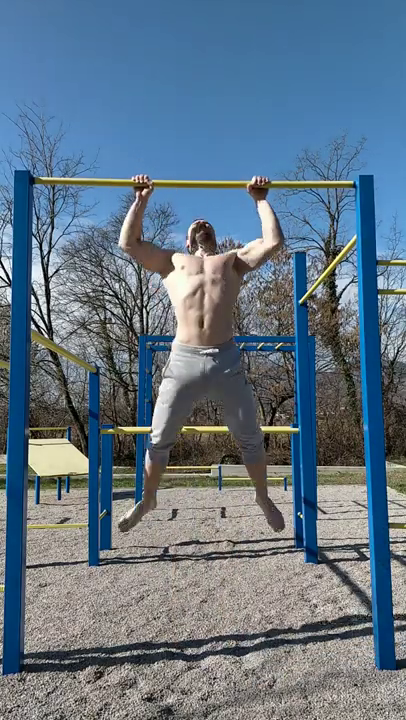
#> input picture frame 81 of pull_ups.mp4, 406 x 720 px, given in place of video5.mp4, which was not available
$ python flip_video.py
#> lines starting #> are read from the running program, lines starting #| are printed output that depends on the picture
import cv2

cap = cv2.VideoCapture('video5.mp4')
w = int(cap.get(3))
h = int(cap.get(4))
fourcc = cv2.VideoWriter_fourcc(*'MP4V')
out = cv2.VideoWriter('video5Flip.mp4', 0x7634706d,30.0,(int(w),int(h)))

while True:
    ret, frame = cap.read()
#> frame is the input picture: shape (720, 406, 3); mean B, G, R 133.9, 117.4, 98.2
    if ret:
        res = cv2.flip(frame, 1)
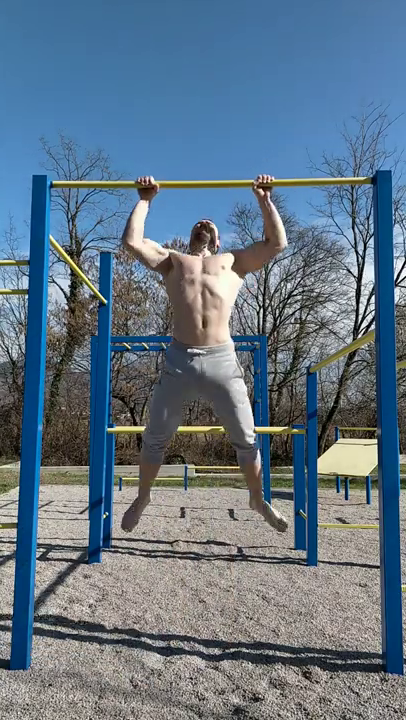
#> res: shape (720, 406, 3); mean B, G, R 133.9, 117.4, 98.2
        out.write(res)
    else:
        break

cv2.destroyAllWindows()

$ run again, starting later in the video
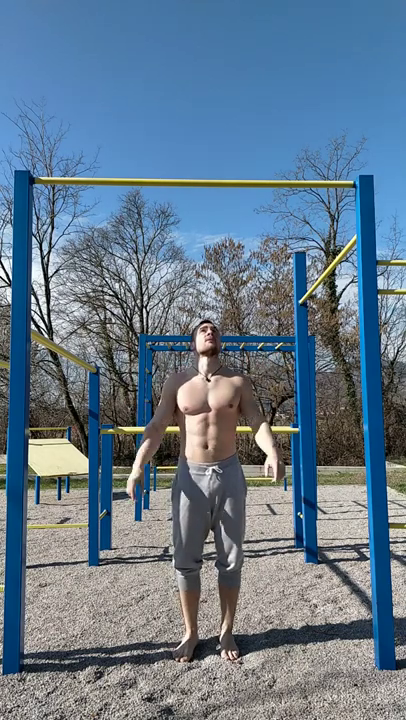
#> input picture frame 366 of pull_ups.mp4, 406 x 720 px, given in place of video5.mp4, which was not available
#> frame is the input picture: shape (720, 406, 3); mean B, G, R 140.9, 121.9, 100.7
#> `res = cv2.flip(frame, 1)`:
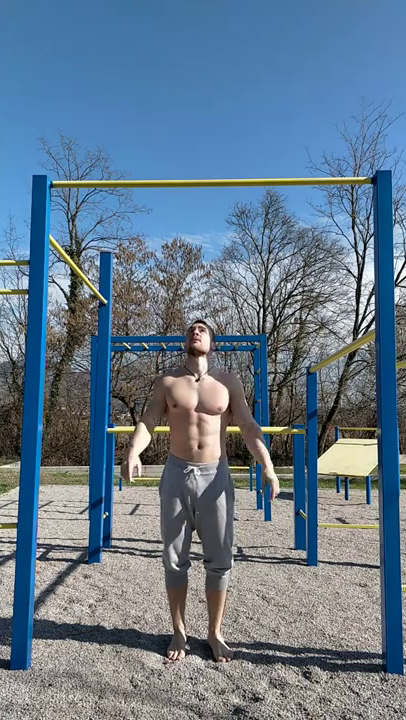
#> res: shape (720, 406, 3); mean B, G, R 140.9, 121.9, 100.7

$ run again, starting later in the video
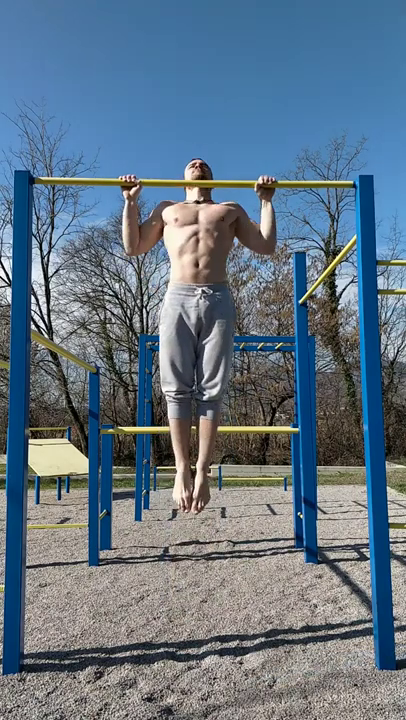
#> input picture frame 652 of pull_ups.mp4, 406 x 720 px, given in place of video5.mp4, which was not available
#> frame is the input picture: shape (720, 406, 3); mean B, G, R 133, 117, 98.6
#> `res = cv2.flip(frame, 1)`:
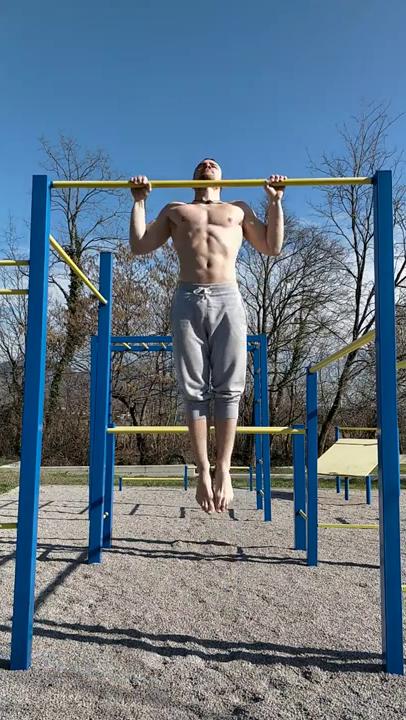
#> res: shape (720, 406, 3); mean B, G, R 133, 117, 98.6
